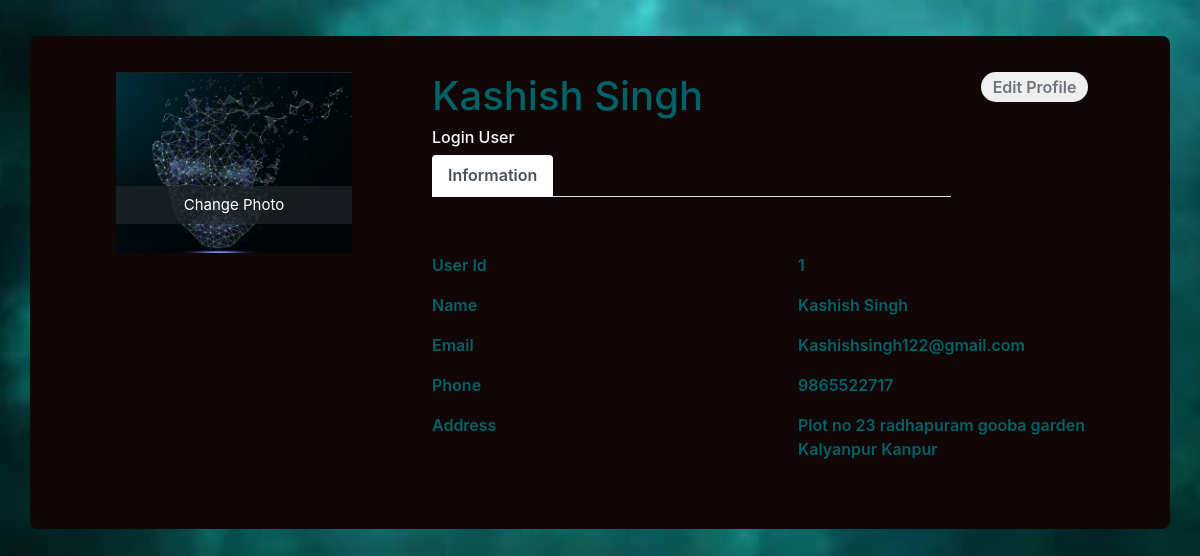
The app's page /profile/1/, older data.
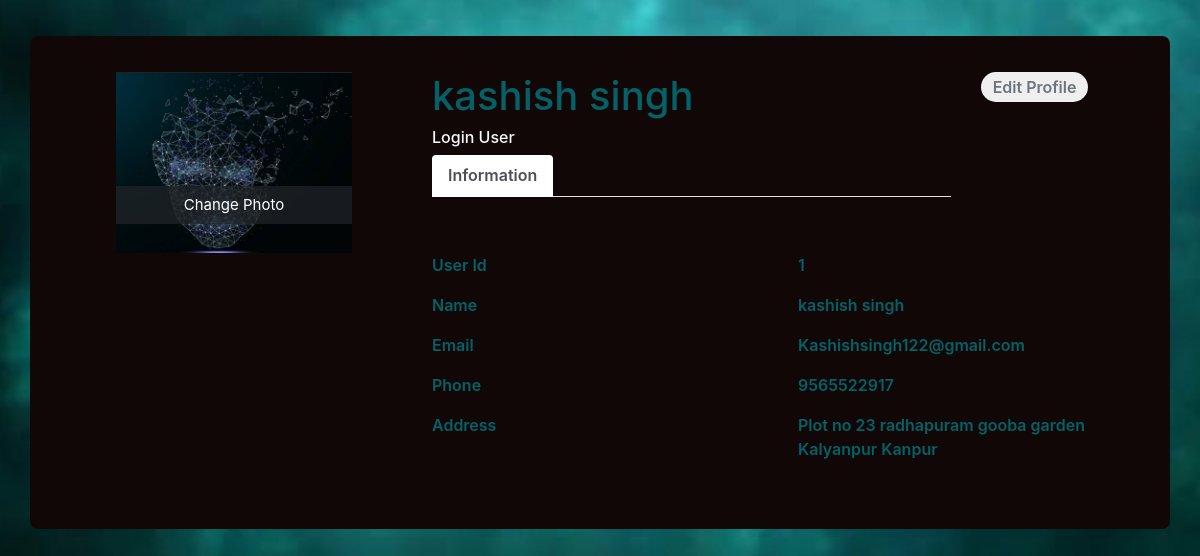
The same page, newer data.
### Face_Detection/models.py (models this page shows, shortened)
class UserProfile(models.Model):
    face_id = models.IntegerField(primary_key=True)
    name = models.CharField(max_length=50)
    address = models.CharField(max_length = 100)
    phone = models.CharField(max_length =  10)
    email = models.CharField(max_length = 20)
    image = models.ImageField(upload_to='profile_image', blank=True)

### Face_Detection/views.py (the view)
# urls.py: path('profile/<int:face_id>/', profile_view, name='profile'),
def profile_view(request, face_id):
    try:
        face_id = int(face_id)
        user_profile = {
            'user': UserProfile.objects.get(face_id=face_id)
        }
    except UserProfile.DoesNotExist:
        raise HttpResponse("UserProfile does not exist")
    return render(request, 'faceDetection/userpro.html', {'user_profile': user_profile})

### templates/faceDetection/userpro.html (shortened to what this page needs)
<link href="//maxcdn.bootstrapcdn.com/bootstrap/4.1.1/css/bootstrap.min.css" rel="stylesheet" id="bootstrap-css">
<!DOCTYPE html>
<html lang="en">
<head>
</head>
<body>
    <div class="container emp-profile">
                <form method="post">
                    <div class="row">
                        <div class="col-md-4">
                            <div class="profile-img">
                                <img src="/profile_image/img1.jpeg" alt=""/>
                                <div class="file btn btn-lg btn-primary">
                                    Change Photo
                                </div>
                            </div>
                        </div>
                        <div class="col-md-6">
                            <div class="profile-head">
                                        <h1 style="color:#036168;">
                                            {{ user_profile.user.name }}
                                        </h1>
                                        <h6>
                                          Login User
                                        </h6>
                                <ul class="nav nav-tabs" id="myTab" role="tablist">
                                    <li class="nav-item">
                                        <a class="nav-link active" id="home-tab" data-toggle="tab" href="" role="tab" aria-controls="home" aria-selected="true">Information</a>
                                    </li>
                                </ul>
                            </div>
                        </div>
                        <div class="col-md-2">
                            <input  type="submit" class="profile-edit-btn" name="btnAddMore" value="Edit Profile"/>
                        </div>
                    </div>
                    <div class="row">
                        <div class="col-md-4">
                            <div class="profile-work">
                            </div>
                        </div>
                        <div class="col-md-8">
                            <div class="tab-content profile-tab" id="myTabContent">
                                <div class="tab-pane fade show active" id="home" role="tabpanel" aria-labelledby="home-tab">
                                            <div class="row">
                                                <div style="color:#036168;" class="col-md-6">
                                                    <label>User Id</label>
                                                </div>
                                                <div class="col-md-6">
                                                    <p>{{ user_profile.user.face_id }}</p>
                                                </div>
                                            </div>
                                            <div style="color:#036168;" class="row">
                                                <div class="col-md-6">
                                                    <label>Name</label>
                                                </div>
                                                <div class="col-md-6">
                                                    <p>{{ user_profile.user.name }}</p>
                                                </div>
                                            </div>
                                            <div style="color:#036168;" class="row">
                                                <div class="col-md-6">
                                                    <label>Email</label>
                                                </div>
                                                <div class="col-md-6">
                                                    <p>{{ user_profile.user.email }}</p>
                                                </div>
                                            </div>
                                            <div style="color:#036168;" class="row">
                                                <div class="col-md-6">
                                                    <label>Phone</label>
                                                </div>
                                                <div class="col-md-6">
                                                    <p>{{ user_profile.user.phone }}</p>
                                                </div>
                                            </div>
                                           <div style="color:#036168;" class="row">
                                                <div class="col-md-6">
                                                    <label>Address</label>
                                                </div>
                                                <div class="col-md-6">
                                                    <p>{{user_profile.user.address}}</p>
                                                </div>
                                            </div>
                                </div>
                            </div>
                        </div>
                    </div>
                </form>
            </div>
</body>
</html>

### templates/faceDetection/userpro.html (style rules this page uses)
body { background: url('/profile_image/otpbg.jpeg') no-repeat fixed center; background-size: cover; }
.emp-profile { padding: 3%; margin-top: 3%; margin-bottom: 3%; border-radius: 0.5rem; background: #110707; }
.profile-img { text-align: center; }
.profile-img img { width: 70%; height: 100%; }
.profile-img .file { position: relative; overflow: hidden; margin-top: -20%; width: 70%; border: none; border-radius: 0; font-size: 15px; background: #212529b8; }
.profile-head h6 { color: #f7f9fc; }
.profile-edit-btn { border: none; border-radius: 1.5rem; width: 70%; padding: 2%; font-weight: 600; color: #6c757d; cursor: pointer; }
.profile-head .nav-tabs { margin-bottom: 5%; }
.profile-head .nav-tabs .nav-link { font-weight: 600; border: none; }
.profile-head .nav-tabs .nav-link.active { border: none; border-bottom: 2px solid white; }
.profile-work { padding: 14%; margin-top: -15%; }
.profile-tab label { font-weight: 600; }
.profile-tab p { font-weight: 600; color: #036168; }

Row changes from the older to the newer data that the page shows:
changed UserProfile "Kashishsingh122@gmail.com": user.name "Kashish Singh" → "kashish singh"; user.phone "9865522717" → "9565522917"
